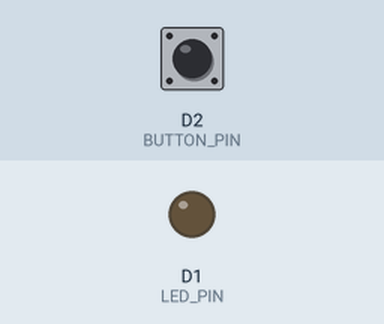
Recording of a sketch running on a simulated ESP8266 (NodeMCU). Shown: output pins drawn as LEDs (lit = HIGH). The inputs (shaded band) are chosen by the test bench; at power-on: D2 (BUTTON_PIN) HIGH. WiFi joins after 1.5 s; servers stay silent unless stated; what the sketch prints to the serial monitor is not drawn.

Above: at 2.8 s.
2.9 s: D2 (BUTTON_PIN) pulled LOW for 0.15 s
At 3.07 s:
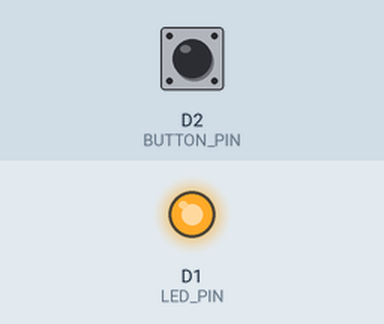
Timing chart, 0 to 5.9 s (numbered marks = the images above; inputs shaded):
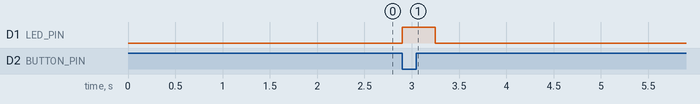

The sketch:

esp8266.ino
```cpp
#include <ESP8266WiFi.h>
#include <ESP8266WebServer.h>
bool lastButtonState = HIGH;   // button released initially


const char* ssid = "ResQ";
const char* password = "12345678";

// Your specific Field Node IP
IPAddress local_IP(192, 168, 4, 3);
IPAddress gateway(192, 168, 4, 2);
IPAddress subnet(255, 255, 255, 0);

ESP8266WebServer server(80);

#define BUTTON_PIN D2
#define LED_PIN D1

// 100% Offline HTML Theme
const char index_html[] PROGMEM = R"rawliteral(
<!DOCTYPE html>
<html lang="en">
<head>
  <meta charset="UTF-8" />
  <meta name="viewport" content="width=device-width, initial-scale=1.0"/>
  <title>RescueMesh SOS | Node-02</title>
  <style>
    * { box-sizing: border-box; font-family: system-ui, -apple-system, sans-serif; }
    body { margin: 0; min-height: 100vh; background: radial-gradient(circle at top, #1e3a8a, #020617); color: #ffffff; display: flex; flex-direction: column; align-items: center; justify-content: center; text-align: center; }
    header h1 { font-size: 28px; font-weight: 700; margin-bottom: 6px; }
    header p { font-size: 14px; color: #c7d2fe; margin-bottom: 20px; }
    .card { background: #020617; width: 90%; max-width: 360px; padding: 28px; border-radius: 22px; box-shadow: 0 25px 50px rgba(0,0,0,0.6); border: 1px solid #1e3a8a; }
    .sos-icon { font-size: 60px; margin-bottom: 20px; animation: shake 1.2s infinite; }
    @keyframes shake { 0%, 100% { transform: rotate(0deg); } 25% { transform: rotate(-6deg); } 75% { transform: rotate(6deg); } }
    .sos-btn { width: 100%; padding: 20px; font-size: 22px; font-weight: 900; border: none; border-radius: 18px; cursor: pointer; color: white; background: linear-gradient(90deg, #ef4444, #dc2626, #b91c1c); box-shadow: 0 0 20px rgba(239,68,68,0.5); animation: pulse 1.6s infinite; }
    @keyframes pulse { 0% { box-shadow: 0 0 0 0 rgba(239,68,68,0.7); } 70% { box-shadow: 0 0 0 15px rgba(239,68,68,0); } 100% { box-shadow: 0 0 0 0 rgba(239,68,68,0); } }
    .log { margin-top: 22px; padding: 14px; font-size: 13px; background: #0f172a; border: 1px solid #1e293b; border-radius: 12px; color: #94a3b8; min-height: 44px; }
    footer { margin-top: 26px; font-size: 11px; color: #64748b; text-transform: uppercase; letter-spacing: 1px; }
  </style>
</head>
<body>
  <header>
    <h1>RescueMesh SOS</h1>
    <p>Field Node (192.168.4.3)</p>
  </header>
  <div class="card">
    <div class="sos-icon">🚨</div>
    <button class="sos-btn" onclick="sendSOS()">SEND SOS</button>
    <div class="log" id="logText">System idle. Standby mode.</div>
  </div>
  <footer>Offline-First Emergency Transmission</footer>
  <script>
    function sendSOS() {
      const log = document.getElementById("logText");
      log.innerText = "TRANSMITTING PACKET...";
      log.style.color = "#fbbf24";
      fetch('/sos').then(response => {
        if(response.ok) {
          log.innerText = "🚨 SOS BROADCAST SUCCESSFUL";
          log.style.color = "#22c55e";
          setTimeout(() => {
            log.innerText = "System idle. Awaiting trigger.";
            log.style.color = "#94a3b8";
          }, 4000);
        }
      }).catch(err => {
        log.innerText = "FAILED TO REACH GATEWAY";
        log.style.color = "#ef4444";
      });
    }
  </script>
</body>
</html>
)rawliteral";

void sendSOS() {
  // Instant visual feedback
  digitalWrite(LED_PIN, HIGH);

  WiFiClient client;
  if (client.connect("192.168.4.2", 80)) {
    client.print(
      "GET /sos HTTP/1.1\r\n"
      "Host: 192.168.4.2\r\n"
      "Connection: close\r\n\r\n"
    );
    client.stop();
  }

  // very short pulse (human‑visible but instant)
  delay(150);
  digitalWrite(LED_PIN, LOW);
}


void handleRoot() {
  server.send(200, "text/html", index_html);
}

void handleWebSOS() {
  sendSOS();
  server.send(200, "text/plain", "SOS SENT");
}

void setup() {
  Serial.begin(115200);
  pinMode(BUTTON_PIN, INPUT_PULLUP);
  pinMode(LED_PIN, OUTPUT);
  digitalWrite(LED_PIN, LOW);

  // Connection logic to your ResQ AP
  WiFi.config(local_IP, gateway, subnet);
  WiFi.begin(ssid, password);

  Serial.print("Connecting to ResQ Mesh");
  while (WiFi.status() != WL_CONNECTED) {
    delay(200);
    Serial.print(".");
  }
  Serial.println("\nNode Ready at 192.168.4.3");

  server.on("/", handleRoot);
  server.on("/sos", handleWebSOS);
  server.begin();
}

void loop() {
  server.handleClient();

  bool currentButtonState = digitalRead(BUTTON_PIN);

  // Detect ONE press only (HIGH → LOW)
  if (lastButtonState == HIGH && currentButtonState == LOW) {
    sendSOS();   // 🔔 single trigger
  }

  lastButtonState = currentButtonState;
}
```

Measured:
- after the input at 2.9 s, D1 (LED_PIN): LOW → HIGH at once, → LOW 0.35 s later
